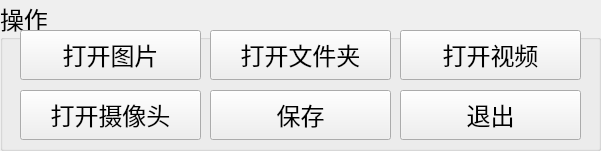
    <widget class="QGroupBox" name="groupBox_5">
     <property name="geometry">
      <rect>
       <x>10</x>
       <y>640</y>
       <width>601</width>
       <height>151</height>
      </rect>
     </property>
     <property name="font">
      <font>
       <family>楷体</family>
       <pointsize>18</pointsize>
      </font>
     </property>
     <property name="title">
      <string>操作</string>
     </property>
     <widget class="QPushButton" name="SaveBtn">
      <property name="geometry">
       <rect>
        <x>210</x>
        <y>90</y>
        <width>181</width>
        <height>50</height>
       </rect>
      </property>
      <property name="font">
       <font>
        <family>楷体</family>
        <pointsize>18</pointsize>
       </font>
      </property>
      <property name="text">
       <string>保存</string>
      </property>
      <property name="icon">
       <iconset resource="ui_sources.qrc">
        <normaloff>:/icons/ui_imgs/icons/保存.png</normaloff>:/icons/ui_imgs/icons/保存.png</iconset>
      </property>
      <property name="iconSize">
       <size>
        <width>30</width>
        <height>30</height>
       </size>
      </property>
     </widget>
     <widget class="QPushButton" name="ExitBtn">
      <property name="geometry">
       <rect>
        <x>400</x>
        <y>90</y>
        <width>181</width>
        <height>50</height>
       </rect>
      </property>
      <property name="font">
       <font>
        <family>楷体</family>
        <pointsize>18</pointsize>
       </font>
      </property>
      <property name="text">
       <string>退出</string>
      </property>
      <property name="icon">
       <iconset resource="ui_sources.qrc">
        <normaloff>:/icons/ui_imgs/icons/退出.png</normaloff>:/icons/ui_imgs/icons/退出.png</iconset>
      </property>
      <property name="iconSize">
       <size>
        <width>30</width>
        <height>30</height>
       </size>
      </property>
     </widget>
     <widget class="QPushButton" name="CapBtn">
      <property name="geometry">
       <rect>
        <x>20</x>
        <y>90</y>
        <width>181</width>
        <height>50</height>
       </rect>
      </property>
      <property name="font">
       <font>
        <family>楷体</family>
        <pointsize>18</pointsize>
       </font>
      </property>
      <property name="styleSheet">
       <string notr="true"/>
      </property>
      <property name="text">
       <string>打开摄像头</string>
      </property>
      <property name="icon">
       <iconset>
        <activeon>:/icons/ui_imgs/icons/camera.png</activeon>
       </iconset>
      </property>
      <property name="iconSize">
       <size>
        <width>40</width>
        <height>40</height>
       </size>
      </property>
     </widget>
     <widget class="QPushButton" name="PicBtn">
      <property name="geometry">
       <rect>
        <x>20</x>
        <y>30</y>
        <width>181</width>
        <height>50</height>
       </rect>
      </property>
      <property name="font">
       <font>
        <family>楷体</family>
        <pointsize>18</pointsize>
       </font>
      </property>
      <property name="styleSheet">
       <string notr="true"/>
      </property>
      <property name="text">
       <string>打开图片</string>
      </property>
      <property name="icon">
       <iconset>
        <activeon>:/icons/ui_imgs/icons/img.png</activeon>
       </iconset>
      </property>
      <property name="iconSize">
       <size>
        <width>40</width>
        <height>40</height>
       </size>
      </property>
     </widget>
     <widget class="QPushButton" name="VideoBtn">
      <property name="geometry">
       <rect>
        <x>400</x>
        <y>30</y>
        <width>181</width>
        <height>50</height>
       </rect>
      </property>
      <property name="font">
       <font>
        <family>楷体</family>
        <pointsize>18</pointsize>
       </font>
      </property>
      <property name="styleSheet">
       <string notr="true"/>
      </property>
      <property name="text">
       <string>打开视频</string>
      </property>
      <property name="icon">
       <iconset>
        <activeon>:/icons/ui_imgs/icons/video.png</activeon>
       </iconset>
      </property>
      <property name="iconSize">
       <size>
        <width>40</width>
        <height>40</height>
       </size>
      </property>
     </widget>
     <widget class="QPushButton" name="FilesBtn">
      <property name="geometry">
       <rect>
        <x>210</x>
        <y>30</y>
        <width>181</width>
        <height>50</height>
       </rect>
      </property>
      <property name="font">
       <font>
        <family>楷体</family>
        <pointsize>18</pointsize>
       </font>
      </property>
      <property name="styleSheet">
       <string notr="true"/>
      </property>
      <property name="text">
       <string>打开文件夹</string>
      </property>
      <property name="icon">
       <iconset resource="ui_sources.qrc">
        <normaloff>:/icons/ui_imgs/icons/folder.png</normaloff>:/icons/ui_imgs/icons/folder.png</iconset>
      </property>
      <property name="iconSize">
       <size>
        <width>40</width>
        <height>40</height>
       </size>
      </property>
     </widget>
    </widget>
